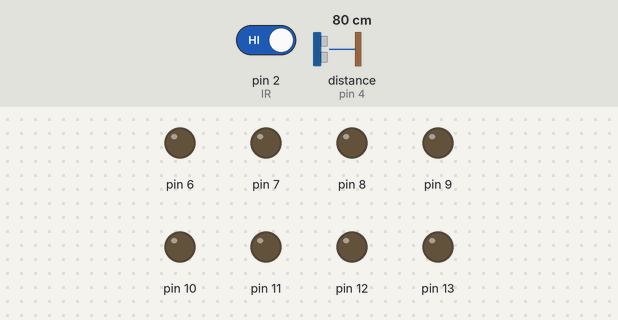
Bench run of a sketch on a simulated Arduino Uno, built with avr-gcc and run on an emulated ATmega328P. Shown: output pins drawn as LEDs (lit = HIGH). Wiring (inferred from the names in the program): ultrasonic range finder: trigger pin 3; echo pin 4. Dashed ring = blinking. Inputs (shaded band) come from the test bench; at power-on: pin 2 (IR) HIGH, distance to the obstacle (sensor on pin 4) 80 cm. The echo pulse lasts 58.3 µs per cm; pins used as bus, display or sensor lines are not drawn.

Above: at 1.2 s.
1.3 s: pin 2 (IR) driven LOW
At 1.7 s:
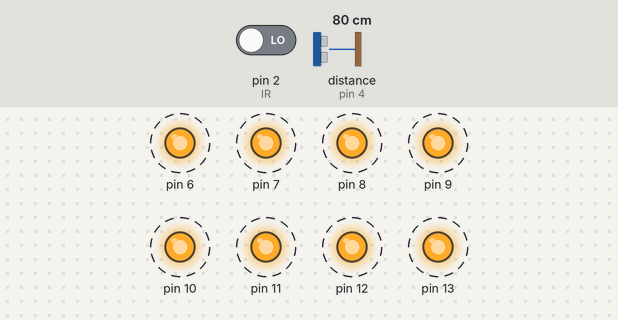
4.3 s: pin 2 (IR) driven HIGH
At 5.1 s:
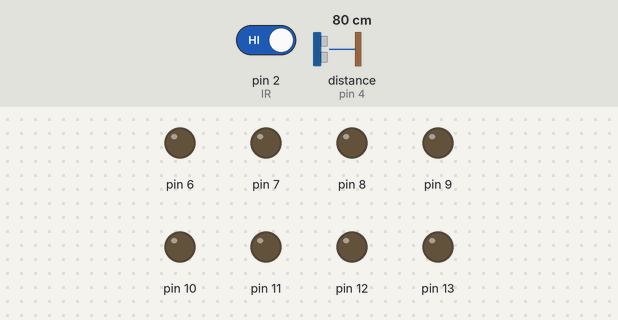
5.8 s: distance to the obstacle (sensor on pin 4) set to 24 cm
7.3 s: distance to the obstacle (sensor on pin 4) set to 20 cm
At 7.6 s:
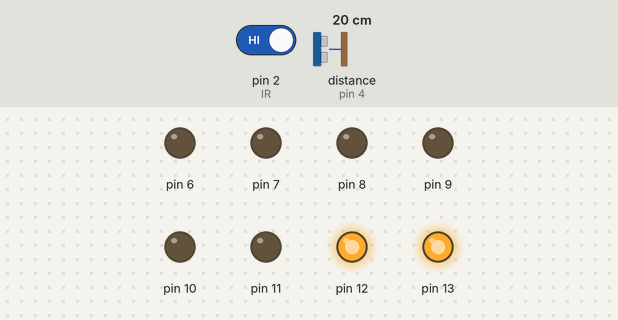
8.8 s: distance to the obstacle (sensor on pin 4) set to 17 cm
At 9.9 s:
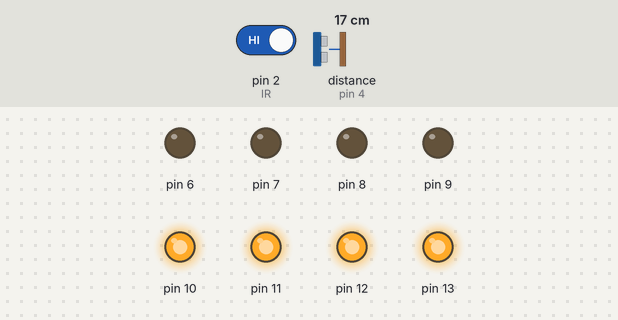
10.3 s: distance to the obstacle (sensor on pin 4) set to 12 cm
At 11.0 s:
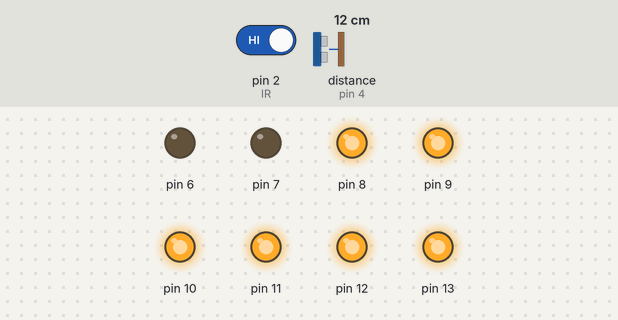
Timing chart, 0 to 12.8 s (numbered marks = the images above; inputs shaded):
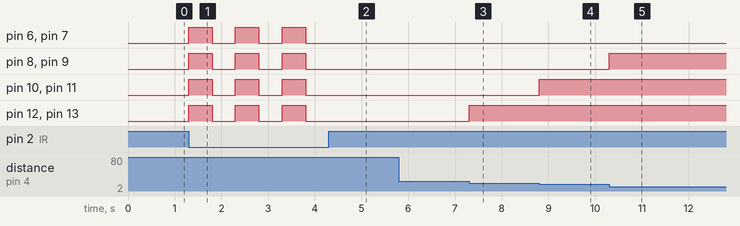

Measured:
- the behaviour switches between 23 and 22 cm on distance to the obstacle (sensor on pin 4) (found by bisection; images 2 and 3)
- the behaviour switches between 19 and 18 cm on distance to the obstacle (sensor on pin 4) (found by bisection; images 3 and 4)
- the behaviour switches between 15 and 14 cm on distance to the obstacle (sensor on pin 4) (found by bisection; images 4 and 5)
- after the input at 1.3 s, pin 6–13: alternates HIGH for 0.50 s and LOW for 0.50 s, starting at once
- after the input at 4.3 s, pin 6–13: stays LOW (without the input it goes to HIGH after 0.00 s)
- after the input at 5.8 s, every drawn part: stays the same
- after the input at 7.3 s, pin 12, pin 13: LOW → HIGH at once
- after the input at 8.8 s, pin 10, pin 11: LOW → HIGH at once
- after the input at 10.3 s, pin 8, pin 9: LOW → HIGH at once

The sketch:

Motion_Lamp.ino
```cpp
int echo = 4;
int trig = 3;
long tim;
long dis;
void setup() {

  pinMode(6,OUTPUT);
  pinMode(7,OUTPUT);
  pinMode(8,OUTPUT);
  pinMode(9,OUTPUT);
  pinMode(10,OUTPUT);
  pinMode(11,OUTPUT);
  pinMode(12,OUTPUT);
  pinMode(13,OUTPUT);

  pinMode(echo,INPUT); //Ultra Sonic
  pinMode(trig,OUTPUT);
  Serial.begin(9600);

  pinMode(2,INPUT); //IR
}

void loop() {
  digitalWrite(trig,LOW);
  delayMicroseconds(2);

  digitalWrite(trig,HIGH);
  delayMicroseconds(10);
  digitalWrite(trig,LOW);

  tim = pulseIn(echo,HIGH);
  dis = tim*0.034/2;

  if(dis < 10){
    digitalWrite(6,HIGH);
    digitalWrite(7,HIGH);
    digitalWrite(8,HIGH);
    digitalWrite(9,HIGH);
    digitalWrite(10,HIGH);
    digitalWrite(11,HIGH);
    digitalWrite(12,HIGH);
    digitalWrite(13,HIGH);
  }

  else if(dis < 14){
    digitalWrite(6,LOW);
    digitalWrite(7,LOW);
    digitalWrite(8,HIGH);
    digitalWrite(9,HIGH);
    digitalWrite(10,HIGH);
    digitalWrite(11,HIGH);
    digitalWrite(12,HIGH);
    digitalWrite(13,HIGH);
  }

  else if(dis < 18){
    digitalWrite(6,LOW);
    digitalWrite(7,LOW);
    digitalWrite(8,LOW);
    digitalWrite(9,LOW);
    digitalWrite(10,HIGH);
    digitalWrite(11,HIGH);
    digitalWrite(12,HIGH);
    digitalWrite(13,HIGH);
  }

  else if(dis < 22){
    digitalWrite(6,LOW);
    digitalWrite(7,LOW);
    digitalWrite(8,LOW);
    digitalWrite(9,LOW);
    digitalWrite(10,LOW);
    digitalWrite(11,LOW);
    digitalWrite(12,HIGH);
    digitalWrite(13,HIGH);

  }

  else if(dis < 30){
    digitalWrite(6,LOW);
    digitalWrite(7,LOW);
    digitalWrite(8,LOW);
    digitalWrite(9,LOW);
    digitalWrite(10,LOW);
    digitalWrite(11,LOW);
    digitalWrite(12,LOW);
    digitalWrite(13,LOW);

}
  while(digitalRead(2)==LOW){
    digitalWrite(6,HIGH);
    digitalWrite(7,HIGH);
    digitalWrite(8,HIGH);
    digitalWrite(9,HIGH);
    digitalWrite(10,HIGH);
    digitalWrite(11,HIGH);
    digitalWrite(12,HIGH);
    digitalWrite(13,HIGH);
    delay(500);
    digitalWrite(6,LOW);
    digitalWrite(7,LOW);
    digitalWrite(8,LOW);
    digitalWrite(9,LOW);
    digitalWrite(10,LOW);
    digitalWrite(11,LOW);
    digitalWrite(12,LOW);
    digitalWrite(13,LOW);
    delay(500);
  }
}
```
